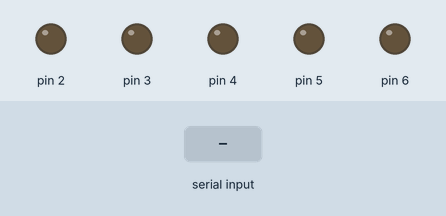
Simulated run of this sketch. Board: Arduino Uno, built with avr-gcc and run on an emulated ATmega328P. Parts: output pins drawn as LEDs (lit = HIGH). The inputs (shaded band) are chosen by the test bench.

Above: at 1.2 s.
1.3 s: "1" received over Serial
At 2.0 s:
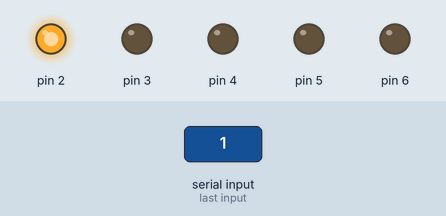
2.8 s: "2" received over Serial
At 3.1 s:
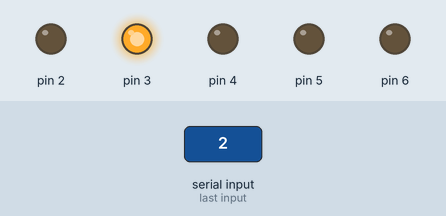
4.3 s: "3" received over Serial
At 5.4 s:
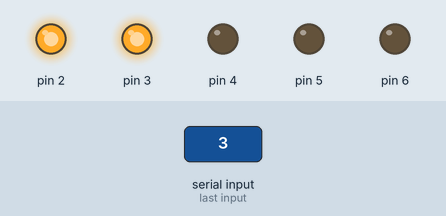
5.8 s: "4" received over Serial
At 6.6 s:
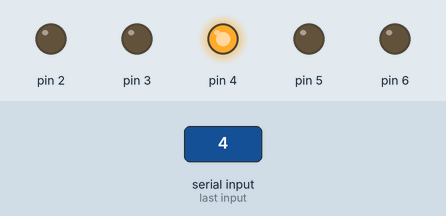
7.3 s: "5" received over Serial
At 7.7 s:
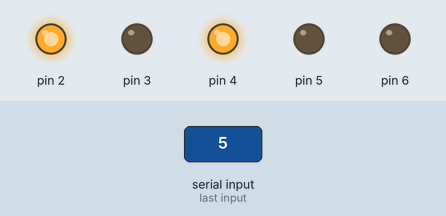
8.8 s: "6" received over Serial
At 10.1 s:
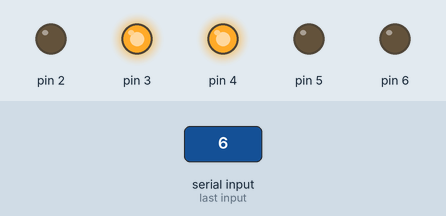
Timing chart, 0 to 11.3 s (numbered marks = the images above; inputs shaded):
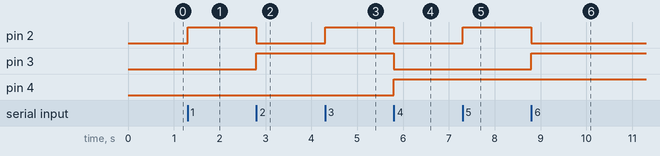

The sketch:

____0704___2.ino
```cpp
void setup()
{
  pinMode(2, OUTPUT);
  pinMode(3, OUTPUT);
  pinMode(4, OUTPUT);
  pinMode(5, OUTPUT);
  pinMode(6, OUTPUT);
  Serial.begin(9600);
}

void loop()
{

  char in;
  if(Serial.available()>0)  in = (Serial.read());
  switch(in){
    case '1' :{ digitalWrite(5,LOW);
  digitalWrite(3,LOW);
  digitalWrite(4,LOW);
  digitalWrite(2,HIGH);break;}

    case'2':{digitalWrite(2,LOW);
  digitalWrite(5,LOW);
  digitalWrite(4,LOW);
  digitalWrite(3,HIGH);break;}

    case '3':{
  digitalWrite(2,HIGH);
  digitalWrite(5,LOW);
  digitalWrite(4,LOW);
  digitalWrite(3,HIGH);break;
}
    case'4' :{
  digitalWrite(2,LOW);
  digitalWrite(3,LOW);
  digitalWrite(5,LOW);
  digitalWrite(4,HIGH);break;
}

    case'5':{
  digitalWrite(2,HIGH);
  digitalWrite(3,LOW);
  digitalWrite(5,LOW);
  digitalWrite(4,HIGH);break;
}
    case'6':{
  digitalWrite(2,LOW);
  digitalWrite(3,HIGH);
  digitalWrite(5,LOW);
  digitalWrite(4,HIGH);break;
}
    case'7':{
  digitalWrite(2,HIGH);
  digitalWrite(3,HIGH);
  digitalWrite(4,HIGH);
  digitalWrite(5,LOW);break;
}
    case'8':{
  digitalWrite(2,LOW);
  digitalWrite(3,LOW);
  digitalWrite(4,LOW);
  digitalWrite(5,HIGH);break;
}
    case'9':{
  digitalWrite(2,HIGH);
  digitalWrite(3,LOW);
  digitalWrite(4,LOW);
  digitalWrite(5,HIGH);break;
}
    case'0':{
  digitalWrite(2,LOW);
  digitalWrite(3,LOW);
  digitalWrite(4,LOW);
  digitalWrite(5,LOW);break;
}

  }


}
```

Measured:
- after the input at 1.3 s, pin 2: LOW → HIGH at once
- after the input at 2.8 s, pin 2: HIGH → LOW at once; pin 3: LOW → HIGH at once
- after the input at 4.3 s, pin 2: LOW → HIGH at once
- after the input at 5.8 s, pin 2, pin 3: HIGH → LOW at once; pin 4: LOW → HIGH at once
- after the input at 7.3 s, pin 2: LOW → HIGH at once
- after the input at 8.8 s, pin 2: HIGH → LOW at once; pin 3: LOW → HIGH at once
